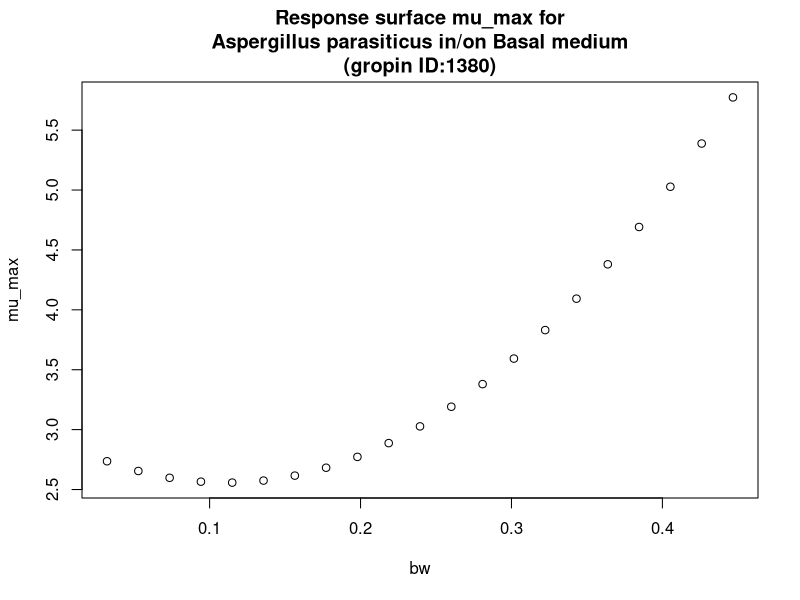

Recreate this plot in R.
#############################
# start of Parameter script
#############################
bw <- seq(0.032032,0.446753246753247,length.out=21)
#############################
# end of Parameter script
#############################
############################# 
# start of Model script Gropin ID 1380 
#############################
 
# constant coefficients for this model
 
variables <- data.frame(bw)
argumentsPar <- expand.grid(variables)
 
# heart of the model
response_surface <- function(bw) {
   mumax <-(2.910-6.346*bw+28.55*bw^2)

return(mumax=mumax)
} 

# output parameters
mumax <- cbind(argumentsPar,response_surface(argumentsPar['bw']))
colnames(mumax) <- c(colnames(argumentsPar),'mumax')
#############################
# End of Model script
#############################
############################# 
# start of Visualisation script Gropin ID 1380 
#############################
plot(bw,mumax$mumax,
                          xlab='bw',
                          ylab='mu_max',main='Response surface mu_max for
Aspergillus parasiticus in/on Basal medium
(gropin ID:1380)')
#############################
# End of Visualisation script
#############################
